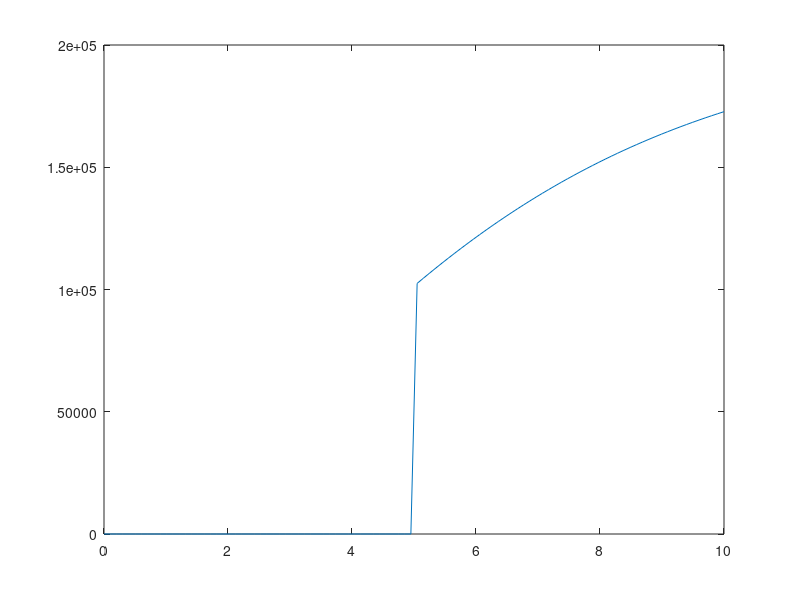

Write MATLAB code to recreate this figure.
ys = [];
x = linspace(0,10)
y = gamcdf(x,2,3);
zera = x>5;
y = y.*zera;
y = y.*(exp(15)/16);
plot(x,y)

%hold on
%u = (9 *  exp(15) * (1/16))*(x.* exp(-3*x));
%u = u.*zera
%plot (x,u)

%plot(x,y)
